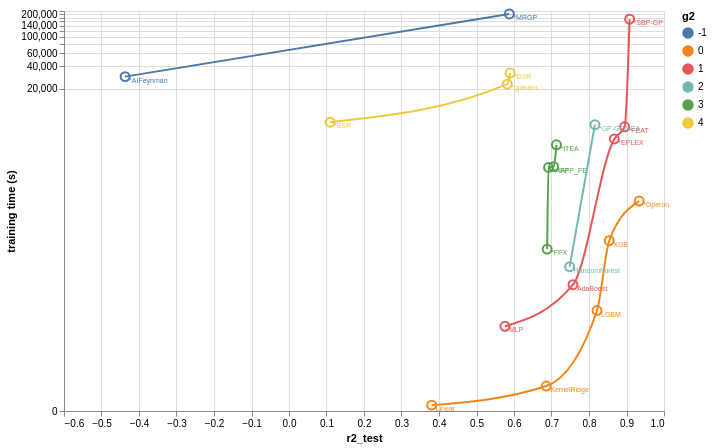

Vega-Lite specification for this chart:
### Vega-Lite specification from a JSON file in a GitHub repository (floating-point values rounded to 4 significant figures)
{"$schema": "https://vega.github.io/schema/vega-lite/v5.json", "description": "A basic error bar visualization example.", "width": 600, "height": 400, "data": {"values": [{"algorithm": "*AFP", "r2_test": "0.6921610473234316", "model_size": "36.75", "training time (s)": "1792.5184407830238", "g1": "1", "g2": "3", "g3": "3"}, {"algorithm": "*AFP_FE", "r2_test": "0.7057882073457993", "model_size": "38.5", "training time (s)": "1836.597915649414", "g1": "1", "g2": "3", "g3": "3"}, {"algorithm": "*AIFeynman", "r2_test": "-0.4371315955403116", "model_size": "742.0", "training time (s)": "29243.511543035507", "g1": "4", "g2": "-1", "g3": "2"}, {"algorithm": "*BSR", "r2_test": "0.10972249040448656", "model_size": "16.0", "training time (s)": "7200.007732868194", "g1": "2", "g2": "4", "g3": "-1"}, {"algorithm": "*DSR", "r2_test": "0.5896790573481165", "model_size": "8.5", "training time (s)": "32660.359801054", "g1": "0", "g2": "4", "g3": "-1"}, {"algorithm": "*EPLEX", "r2_test": "0.8675016943351014", "model_size": "58.0", "training time (s)": "4303.517795264721", "g1": "1", "g2": "1", "g3": "3"}, {"algorithm": "*FEAT", "r2_test": "0.8949734411329614", "model_size": "75.25", "training time (s)": "6250.729626893997", "g1": "1", "g2": "1", "g3": "3"}, {"algorithm": "*FFX", "r2_test": "0.6883241652832299", "model_size": "1469.75", "training time (s)": "144.32252329587936", "g1": "3", "g2": "3", "g3": "1"}, {"algorithm": "*GP-GOMEA", "r2_test": "0.8158117427904616", "model_size": "25.5", "training time (s)": "6669.530170202255", "g1": "0", "g2": "2", "g3": "4"}, {"algorithm": "*ITEA", "r2_test": "0.7131922185735916", "model_size": "111.25", "training time (s)": "3589.0923370718956", "g1": "2", "g2": "3", "g3": "2"}, {"algorithm": "*MRGP", "r2_test": "0.5876104347974559", "model_size": "9219.5", "training time (s)": "200748.5651602745", "g1": "4", "g2": "-1", "g3": "2"}, {"algorithm": "*Operon", "r2_test": "0.9336716232625342", "model_size": "50.0", "training time (s)": "635.8010771274567", "g1": "0", "g2": "0", "g3": "2"}, {"algorithm": "*SBP-GP", "r2_test": "0.9083213804371386", "model_size": "720.75", "training time (s)": "170960.98274427652", "g1": "1", "g2": "1", "g3": "3"}, {"algorithm": "*gplearn", "r2_test": "0.5819634945656065", "model_size": "15.0", "training time (s)": "23195.654639720917", "g1": "1", "g2": "4", "g3": "-1"}, {"algorithm": "AdaBoost", "r2_test": "0.7572537049433617", "model_size": "14590.0", "training time (s)": "47.57727074623108", "g1": "3", "g2": "1", "g3": "0"}, {"algorithm": "KernelRidge", "r2_test": "0.6859912609348985", "model_size": "375.0", "training time (s)": "1.1563287377357483", "g1": "3", "g2": "0", "g3": "0"}, {"algorithm": "LGBM", "r2_test": "0.8213651539939107", "model_size": "5167.5", "training time (s)": "20.992564022541046", "g1": "2", "g2": "0", "g3": "0"}, {"algorithm": "Linear", "r2_test": "0.3804255442607481", "model_size": "10.0", "training time (s)": "0.19809108972549438", "g1": "1", "g2": "0", "g3": "0"}, {"algorithm": "MLP", "r2_test": "0.5758791970538125", "model_size": "2402.0", "training time (s)": "12.528129398822784", "g1": "4", "g2": "1", "g3": "0"}, {"algorithm": "RandomForest", "r2_test": "0.7484165288382401", "model_size": "129511.0", "training time (s)": "83.63586246967316", "g1": "4", "g2": "2", "g3": "0"}, {"algorithm": "XGB", "r2_test": "0.8539414531821224", "model_size": "9641.0", "training time (s)": "186.91869741678238", "g1": "2", "g2": "0", "g3": "1"}], "format": {"parse": {"r2_test": "number"}}}, "layer": [{"encoding": {"x": {"field": "r2_test", "type": "quantitative", "scale": {"type": "linear"}}, "y": {"field": "training time (s)", "type": "quantitative", "scale": {"type": "symlog"}}, "color": {"field": "g2", "type": "nominal"}, "text": {"field": "algorithm", "type": "nominal"}}, "layer": [{"mark": {"type": "line", "interpolate": "monotone"}}, {"mark": "point", "encoding": {"opacity": {"value": 1}, "size": {"value": 80}, "tooltip": {"field": "algorithm"}}}, {"mark": {"type": "text", "dx": 4, "dy": 4, "angle": 0, "align": "left", "fontSize": 7}, "encoding": {"text": {"field": "algorithm"}}}]}]}
